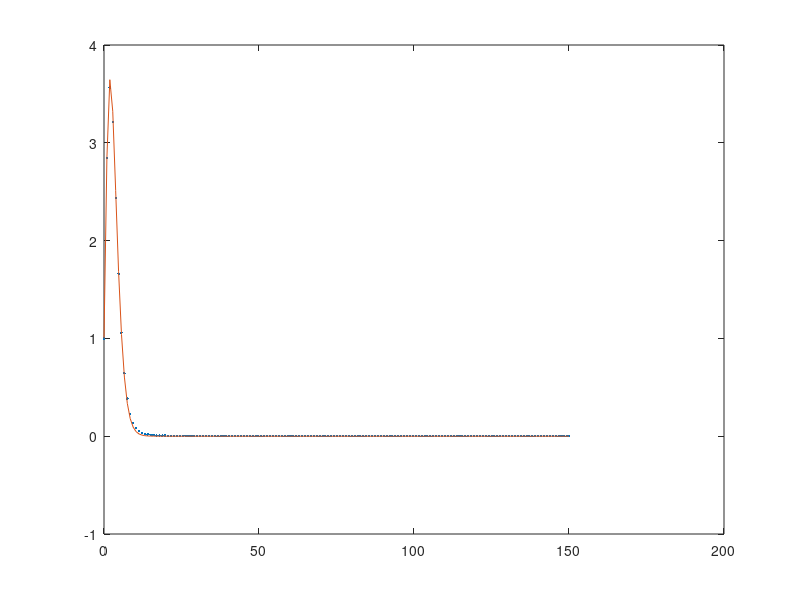

Write the MATLAB code that produced this figure.
%% Runge-Kutta 4
% 
% for solving 
%
% $\frac{dv}{dt}=-\alpha (t)v+\beta (t)$
%
% where $\alpha (t) = \frac{3t}{1-t}$ and $\beta (t)=2(1-t)^3 e^{-t}$
%
% Assuming v(0)=1.0 for the period 0<t<15

clc
clear 
%close all

%% Discretization of t
ti=0;    % Initial Time
tf=150;   % Final Time

% Time step 
% h = 0.2; 
% h = 0.8;
% h = 1.1;
 h = 0.94;

% Discretization of t
i=1;
t(1)=ti;
while t(i)<tf  
        i=i+1;
        t(i)=t(i-1)+h;
end
t(i)=tf; clear i;
n=length(t);

%% Discretization of v

v = zeros(n,1);
alpha = zeros(n,1);
beta  = zeros(n,1);
t2 = zeros(n,1);
alpha2 = zeros(n,1);
beta2  = zeros(n,1);

for i=1:n-1
    t2(i)     = t(i)+1/2*h;
    % compute variables alpha(t) and beta(t)
    alpha(i)  = 3*t(i)/(1+t(i));
    alpha2(i) = 3*t2(i)/(1+t2(i)); % alpha(t + 1/2h)
    beta(i)   = 2*(1+t(i))^3*exp(-t(i));
    beta2(i)  = 2*(1+t2(i))^3*exp(-t2(i)); % beta(t + 1/2h)
end

% initial condition (v(0))
v(1)=1; 

for i=1:n-1
    % main discrete equation
    k1 = h*(-alpha(i)*v(i)+beta(i));
    k2 = h*(-alpha2(i)*(v(i)+1/2*k1)+beta2(i));
    k3 = h*(-alpha2(i)*(v(i)+1/2*k2)+beta2(i));
    k4 = h*(-alpha(i+1)*(v(i)+k3)+beta(i+1));
    v(i+1) = v(i)+1/6*k1+1/3*(k2+k3)+1/6*k4;
end

%% Exact solution
v2 = zeros(n,1);
for i=1:n
     v2(i) = exp(-t(i))*(1+t(i))^3;
end
error=v2-v;
figure
plot(t,v,'.',t,v2,'-')
%figure
%plot(t,error,'.')
